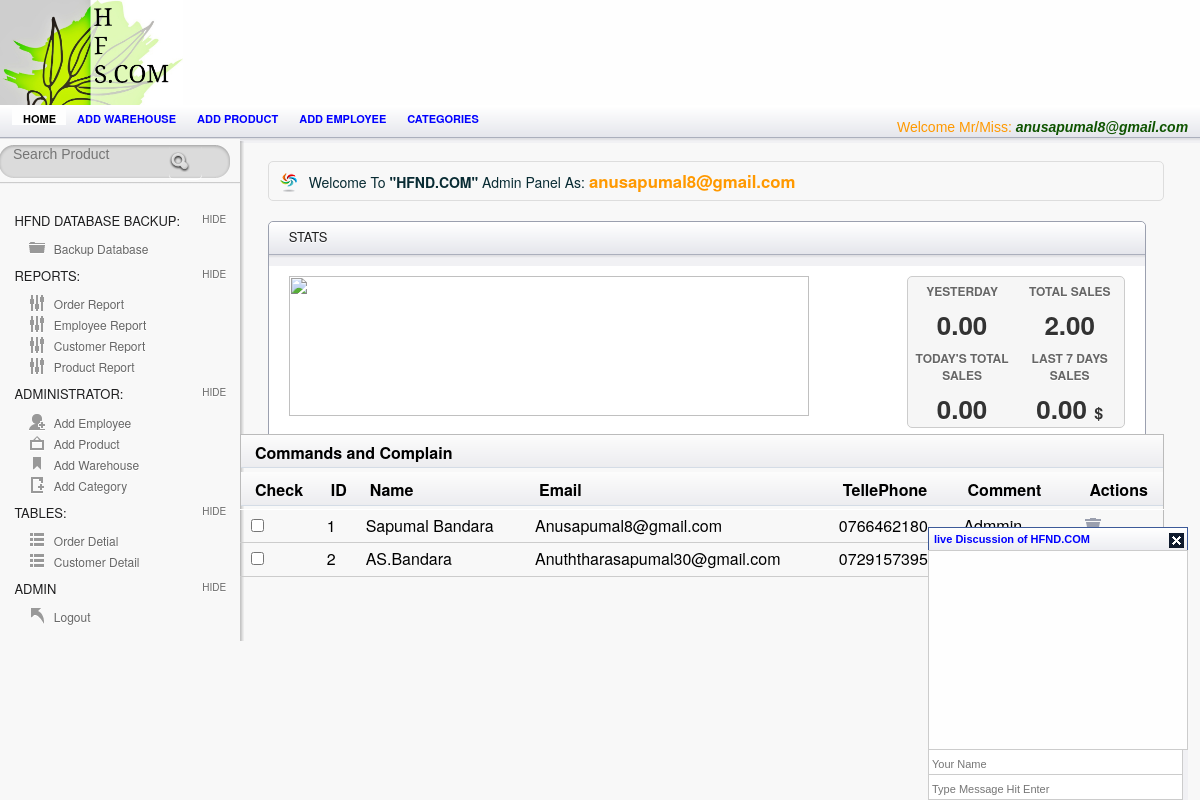
The app's page /Admin/index.php (signed in) with its own data.
### tables this page shows
CREATE TABLE `employee` (
  `Employee_ID` int(95) NOT NULL AUTO_INCREMENT,
  `Employee_Name` varchar(25) NOT NULL,
  `Username` varchar(25) NOT NULL,
  `Password` varchar(25) NOT NULL,
  `Picture` varchar(255) NOT NULL,
  PRIMARY KEY (`Employee_ID`)
);

CREATE TABLE `contact` (
  `contact_id` int(11) NOT NULL AUTO_INCREMENT,
  `Name` varchar(25) NOT NULL,
  `Email` varchar(29) NOT NULL,
  `Phone` varchar(29) NOT NULL,
  `Subject` varchar(100) NOT NULL,
  PRIMARY KEY (`contact_id`)
);

### session.php (called while the page is built, shortened)
<?php
include('config.php');
$check=$_SESSION['login_username'];
$session=mysqli_query($mysqli, "select Username from employee where Username='$check' ");
$row=mysqli_fetch_array($session);
$login_session=$row['Username'];
?>

### Admin/index.php (the view, shortened to what this page needs)
<?php
include("../session.php");
include('includes/config.php');
?>
<!doctype html>
<html lang="en">
<head>
<link href="css/bootstrap.min.css" rel="stylesheet" />
      <link href="css/bootstrap.min.css" rel="stylesheet" />
	<link rel="stylesheet" href="css/layout.css" type="text/css" media="screen" />
	 <link rel="stylesheet" href="css/chatStyle.css" type="text/css" media="screen" />
</head>
<body>
<div id="container">
	   <div id="header">
		<div id="logo-banner">
				<div id="logo">
					<a href="index.php"><img src="images/logo.png" alt="" /></a>
				</div>
				<div id="banner">
				</div>
		</div>
		</div>
<div id="content-wrap">
	<section id="secondary_bar">
            <nav>
                <ul>
                    <li class="selected"><a href="index.php">Home</a></li>
                    <li><a href="add_warehouse.php">Add warehouse</a></li>
                    <li><a href="add_product.php">Add product</a></li>
                    <li><a href="Employee.php">Add employee</a></li>
                    <li><a href="add_category.php">Categories</a></li>
                    <li class="logout"> <span class="check"> <?php echo "Welcome Mr/Miss:   ". "<font color='##fa5400'><i><b>".$login_session."</b></i></font>" ;?> </span></li>
                </ul>
            </nav>
	</section>
<aside id="sidebar" class="column">
				<div id="search">
					<form action="searchcont.php" method="post" accept-charset="utf-8">
						<input type="text"  title="Search..." class="blink field"  placeholder="Search Product"   name='search' size=60 maxlength=100 />
						<input class="search-button" type="submit" value="Submit" />
						<div class="cl">&nbsp;</div>
					</form>
				</div>
		<hr/>
	    <h3> HFND Database Backup:</h3>
		<ul class="toggle">
		    <li class="icn_folder"><a href="Backup.php">Backup Database</a></li>
		</ul>
		<h3>Reports:</h3>
		<ul class="toggle">
		    <li class="icn_settings"><a href="a_report.php" target="_blank">Order Report</a></li>
			<li class="icn_settings"><a href="EmployeeReport.php">Employee Report</a></li>
			<li class="icn_settings"><a href="CustomerReport.php">Customer Report</a></li>
			<li class="icn_settings"><a href="ProductReport.php"> Product Report</a></li>
		</ul>
		<h3>Administrator:</h3>
		<ul class="toggle">
		    <li class="icn_add_user"><a href="Employee.php">Add Employee</a></li>
			<li class="icn_photo"><a href="add_product.php">Add Product</a></li>
			<li class="icn_tags"><a href="add_warehouse.php">Add Warehouse</a></li>
			<li class="icn_new_article"><a href="add_category.php">Add Category</a></li>
		</ul>
        <h3>Tables:</h3>
		<ul class="toggle">
		    <li class="icn_categories"><a href="order.php">Order Detial</a></li>
     		<li class="icn_categories"><a href="customerTable.php">Customer Detail</a></li>
		</ul>
		<h3>Admin</h3>
		<ul class="toggle">
			<li class="icn_jump_back"><a href="../logout.php">Logout</a></li>
		</ul>
	</aside>
	<section id="main" class="column">
		<h4 class="alert_info">Welcome To <strong>"HFND.COM"</strong> Admin Panel As: <?php echo "  ". "<font color='#f90'><big><b>".$login_session."</b></big></font>" ;?>  </h4>
		<article class="module width_full">
			<header><h3>Stats</h3></header>
			<div class="module_content">
				<article class="stats_graph">
					<img src="http://chart.apis.google.com/chart?chxr=0,0,3000&chxt=y&chs=520x140&cht=lc&chco=76A4FB,80C65A&chd=s:Tdjpsvyvttmiihgmnrst,OTbdcfhhggcTUTTUadfk&chls=2|2&chma=40,20,20,30" width="520" height="140" alt="" />
				</article>	<article class="stats_overview">
					<div class="overview_today">
						<p class="overview_day">Yesterday</p>
						<p class="overview_count">				<?php
$qurys=mysqli_query($mysqli,"select sum(Total_Amount) AS TotalItemsOrdered FROM payment where date(payment.date)=CURDATE()-1");
$rw=mysqli_fetch_array($qurys);
?><?php echo number_format($rw['TotalItemsOrdered'],2);?></span></p>
						<p class="overview_day">Today's Total Sales</p>
						<p class="overview_count"><?php
$quryss=mysqli_query($mysqli,"select sum(Total_Amount) AS TotalItemsOrdered FROM payment where date(payment.date)=CURDATE()");
$rws=mysqli_fetch_array($quryss);
?><?php echo number_format($rws['TotalItemsOrdered'],2);?></span></p>
					</div>
					<div class="overview_previous">
						<p class="overview_day">Total Sales</p>
						<p class="overview_count">						<?php
$query=mysqli_query($mysqli,"select sum(Total_Amount) AS TotalItemsOrdered FROM payment");
$row=mysqli_fetch_array($query);
?><?php echo number_format($row['TotalItemsOrdered'],2);?></span></p>
						<p class="overview_day">Last 7 Days Sales</p>
						<p class="overview_count">					<?php
$qury=mysqli_query($mysqli,"select sum(Total_Amount) AS TotalItemsOrdered FROM payment where date(payment.date)>=(DATE(NOW()) - INTERVAL 7 DAY)");
$row=mysqli_fetch_array($qury);
?><?php echo number_format($row['TotalItemsOrdered'],2);?></span>
<font size="3">$</small></span></p>
					</div>
				</article>
			</div>
		</article>
		<?php
$result = mysqli_query($mysqli,"SELECT * FROM contact");
?>
      			<div id="tab2" class="tab_content">
  <table class="tablesorter" cellspacing="0">
      <thead>
			<thead><th colspan="7"> Commands and Complain </th></thead>
		<thead>
   		    <th>Check</th>
    	      <th> ID</th>
              <th> Name</th>
    		<th>Email</th>
		    <th>TellePhone</th>
             <th>Comment</th>
    		<th>Actions</th>
		</thead>
		<tbody>
<?php while($row = mysqli_fetch_array($result))
  {?>
    <tr>
    <td><input type="checkbox"></td>
    <td><?Php echo $row['contact_id']; ?></td>
    <td><?php echo $row['Name']; ?></td>
   <td><?php echo $row['Email']; ?></td>
	<td><?php echo $row['Phone']; ?></td>
	<td><?php echo $row['Subject']; ?></td>
    <td> <a href="conDelete.php?delete=<?php echo $row['contact_id']; ?>" onClick="del(this);" title="Delete" ><input type="image" src="images/icn_trash.png" title="Trash">  </a></td>
    </tr
  <?php }mysqli_close($mysqli);?>
</table>
			</div>
	     <div class="shout_box">
            <div class="header"> live Discussion of HFND.COM <div class="close_btn">&nbsp;</div></div>
           <div class="toggle_chat">
           <div class="message_box">
           </div>
           <div class="user_info" class="admin">
           <input name="shout_username"  id="shout_username" type="text" placeholder="Your Name" maxlength="15" />
          <input name="shout_message" id="shout_message" type="text" placeholder="Type Message Hit Enter" maxlength="100" />
          </div>
           </div>
        </div>
		<div class="spacer"></div>
	</section>
       </div>
</div>
</body>
</html>

### Admin/css/chatStyle.css (style rules this page uses)
.shout_box { background: #F1F1F4 url(../images/secondary_bar.png) repeat-x; width: 260px; overflow: hidden; position: fixed; bottom: 0; right: 1%; z-index:9; }
.shout_box .header .close_btn { background: #000 url(../../images/close_btn.png) no-repeat 0px 0px; float: right; width: 15px; height: 15px; }
.shout_box .header { padding: 5px 3px 5px 5px; font: 11px 'lucida grande', tahoma, verdana, arial, sans-serif; font-weight: bold; color:Blue; border: 1px solid rgba(0, 39, 121, .76); border-bottom:none; cursor: pointer; }
.shout_box .message_box { background: #fefefe; height: 200px; overflow:auto; border: 1px solid #CCC; }
.user_info input { width: 98%; height: 25px; border: 1px solid #CCC; border-top: none; padding: 3px 0px 0px 3px; font: 11px 'lucida grande', tahoma, verdana, arial, sans-serif; }

### records on screen
employee: Username "anusapumal8@gmail.com"
contact: contact_id "1", Name "Sapumal Bandara", Email "Anusapumal8@gmail.com", Phone "0766462180", Subject "Admmin"
contact: contact_id "2", Name "AS.Bandara", Email "Anuththarasapumal30@gmail.com", Phone "0729157395"

### other values on screen
$rw['TotalItemsOrdered'] "0.00"
$rws['TotalItemsOrdered'] "0.00"
$row['TotalItemsOrdered'] "2.00"
$row['TotalItemsOrdered'] "0.00"
